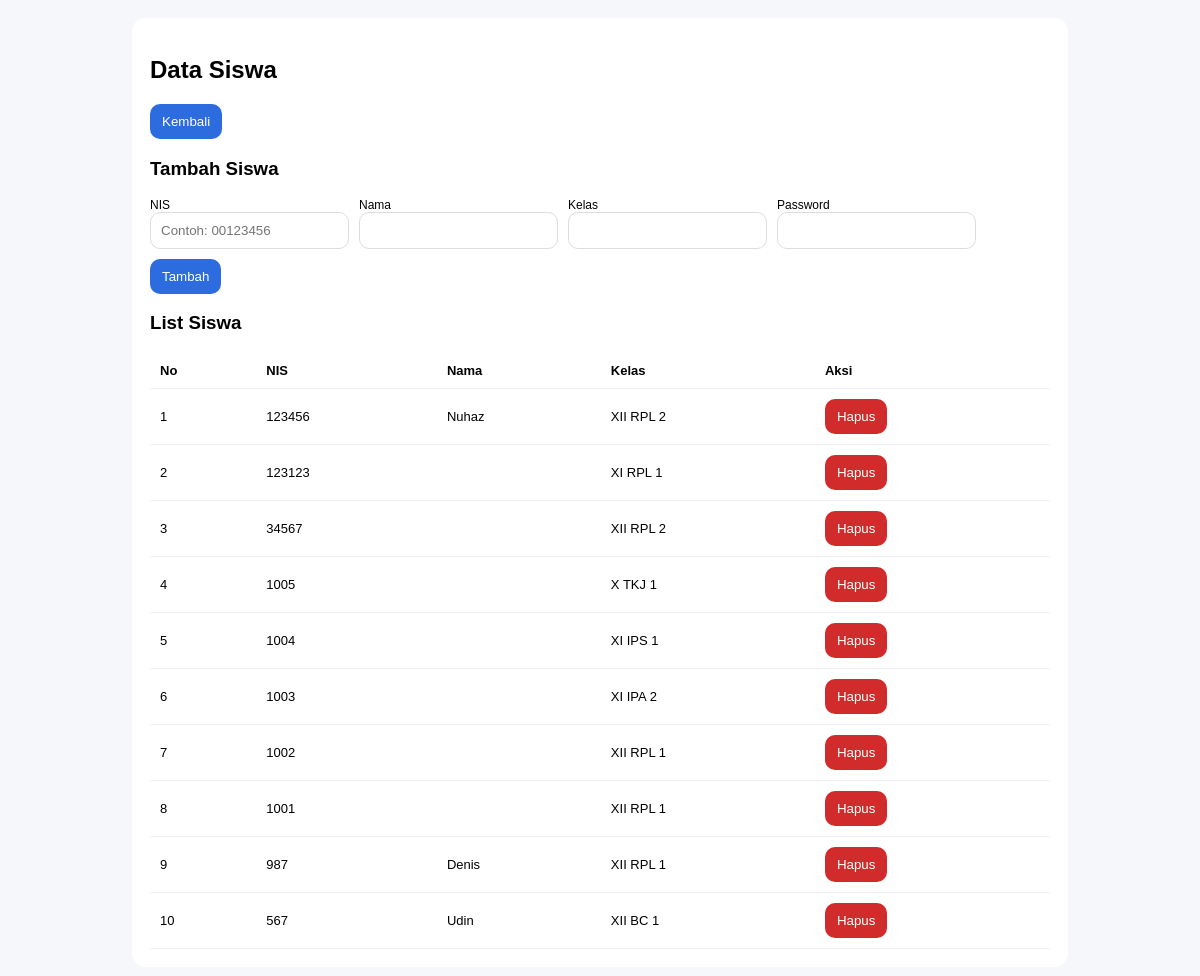
Page /pengaduan_sekolah_baru/public/admin_siswa.php (signed in) on the committed database.
### tables this page shows
CREATE TABLE `siswa` (
  `nis` int(10) NOT NULL,
  `nama` varchar(100) NOT NULL,
  `kelas` varchar(10) NOT NULL,
  `password_hash` varchar(255) NOT NULL,
  `created_at` datetime NOT NULL DEFAULT current_timestamp()
);

### pengaduan_sekolah_baru/public/admin_siswa.php (the view, shortened to what this page needs)
<?php
require_once __DIR__ . "/../config/koneksi.php";
$list = mysqli_query(
  $conn,
  "SELECT nis, nama, kelas
   FROM siswa
   ORDER BY created_at DESC"
);
?>
<!doctype html>
<html>
<head>
</head>
<body>
<div class="card">
  <h2>Data Siswa</h2>
  <button class="pri" onclick="location.href='admin_dashboard.php'">Kembali</button>
  <h3>Tambah Siswa</h3>
  <form method="post" style="display:flex;gap:10px;flex-wrap:wrap;align-items:end">
    <div>
      <div style="font-size:12px">NIS</div>
      <input name="nis" required placeholder="Contoh: 00123456">
    </div>
    <div>
      <div style="font-size:12px">Nama</div>
      <input name="nama" required>
    </div>
    <div>
      <div style="font-size:12px">Kelas</div>
      <input name="kelas" required>
    </div>
    <div>
      <div style="font-size:12px">Password</div>
      <input name="pass" type="password" required>
    </div>
    <button class="pri" name="tambah" value="1">Tambah</button>
  </form>
  <h3 style="margin-top:18px">List Siswa</h3>
  <table>
    <thead>
      <tr>
        <th>No</th>
        <th>NIS</th>
        <th>Nama</th>
        <th>Kelas</th>
        <th>Aksi</th>
      </tr>
    </thead>
    <tbody>
    <?php $no = 1; ?>
    <?php while ($s = mysqli_fetch_assoc($list)): ?>
      <tr>
        <td><?= $no++ ?></td>
        <td><?= htmlspecialchars($s['nis']) ?></td>
        <td><?= htmlspecialchars($s['nama']) ?></td>
        <td><?= htmlspecialchars($s['kelas']) ?></td>
        <td>
          <form method="post" onsubmit="return confirm('Hapus siswa ini?')">
            <button class="danger" name="hapus" value="1">Hapus</button>
          </form>
        </td>
      </tr>
    <?php endwhile; ?>
    </tbody>
  </table>
</div>
</body>
</html>

### pengaduan_sekolah_baru/public/admin_siswa.php (style rules this page uses)
body { font-family:Arial;background:#f6f7fb;margin:0 }
.card { max-width:900px;margin:18px auto;background:#fff;border-radius:14px;padding:18px }
input { padding:10px;border:1px solid #ddd;border-radius:10px }
button { padding:10px 12px;border-radius:10px;border:0;cursor:pointer }
.pri { background:#2d6cdf;color:#fff }
.danger { background:#d12b2b;color:#fff }
table { width:100%;border-collapse:collapse;margin-top:12px }
th,td { padding:10px;border-bottom:1px solid #eee;text-align:left;font-size:13px }

### rows in the picture
siswa: nis "123456", nama "Nuhaz", kelas "XII RPL 2"
siswa: nis "123123", kelas "XI RPL 1"
siswa: nis "34567", kelas "XII RPL 2"
siswa: nis "1005", kelas "X TKJ 1"
siswa: nis "1004", kelas "XI IPS 1"
siswa: nis "1003", kelas "XI IPA 2"
siswa: nis "1002", kelas "XII RPL 1"
siswa: nis "1001", kelas "XII RPL 1"
siswa: nis "987", nama "Denis", kelas "XII RPL 1"
siswa: nis "567", nama "Udin", kelas "XII BC 1"
